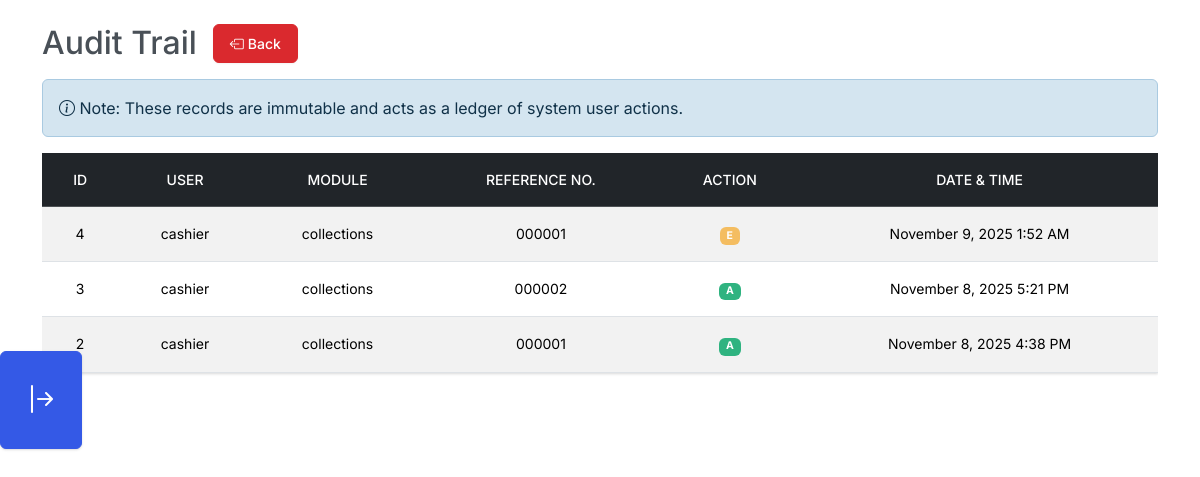
Before: /views/audit.php (signed in) with the older database file.
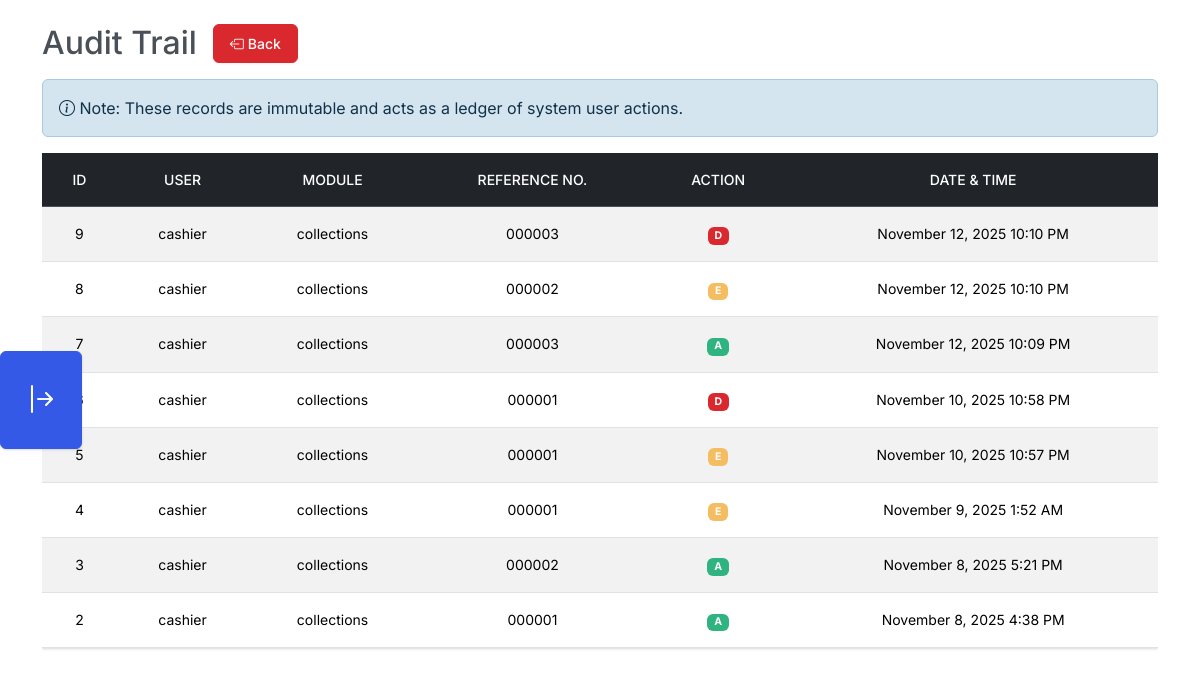
After: the same page with the newer database file.
### tables this page shows
CREATE TABLE IF NOT EXISTS `audit_trail` (
  `id` int unsigned NOT NULL AUTO_INCREMENT,
  `user_id` int unsigned DEFAULT NULL,
  `module` varchar(255) DEFAULT 'collections',
  `refno` varchar(10) DEFAULT NULL,
  `action` varchar(255) DEFAULT NULL,
  `action_datetime` datetime DEFAULT CURRENT_TIMESTAMP,
  PRIMARY KEY (`id`)
);

CREATE TABLE IF NOT EXISTS `users` (
  `id` int NOT NULL AUTO_INCREMENT,
  `name` varchar(100) NOT NULL,
  `password` varchar(255) NOT NULL DEFAULT 'admin123',
  PRIMARY KEY (`id`)
);

### views/audit.php (the view, shortened to what this page needs)
<?php
require("../partials/conn.php");
$audit_sql = "
    SELECT a.id, u.name AS username, a.module, a.refno, a.action, a.action_datetime
    FROM audit_trail a
    LEFT JOIN users u ON a.user_id = u.id
    ORDER BY a.action_datetime DESC
";
$audit_records = $pdo->query($audit_sql)->fetchAll(PDO::FETCH_ASSOC);
?>
<!DOCTYPE html>
<html lang="en">
<head>
    <link href="https://cdn.jsdelivr.net/npm/bootswatch@5.3.8/dist/zephyr/bootstrap.min.css" rel="stylesheet">
    <link href="https://cdn.jsdelivr.net/npm/bootstrap-icons@1.10.5/font/bootstrap-icons.css" rel="stylesheet">
</head>
<body>
    <?php
    include "../partials/navbar.php";
    ?>
    <div class="container mt-4" x-data>
        <div class="my-3 d-flex align-items-center">
            <h2 class="mb-0 me-3">Audit Trail</h2>
            <a href="../menu.php" class="btn btn-danger d-flex align-items-center">
                <i class="bi bi-box-arrow-left me-1"></i> Back
            </a>
        </div>
        <div class="alert alert-info">
            <i class="bi bi-info-circle"></i> Note: These records are immutable and acts as a ledger of system user actions.
        </div>
        <div class="table-responsive">
            <table class="table table-striped table-hover">
                <thead>
                    <tr class="table-dark text-center align-middle">
                        <th>ID</th>
                        <th>User</th>
                        <th>Module</th>
                        <th>Reference No.</th>
                        <th>Action</th>
                        <th>Date & Time</th>
                    </tr>
                </thead>
                <tbody>
                    <?php if (empty($audit_records)): ?>
                        <tr>
                            <td colspan="6" class="text-center text-muted">No audit records found.</td>
                        </tr>
                    <?php else: ?>
                        <?php foreach ($audit_records as $record): ?>
                            <tr class="text-center">
                                <td><?= htmlspecialchars($record['id']) ?></td>
                                <td><?= htmlspecialchars($record['username'] ?? 'Unknown') ?></td>
                                <td><?= htmlspecialchars($record['module']) ?></td>
                                <td><?= htmlspecialchars($record['refno']) ?></td>
                                <td>
                                    <?php
                                    $action = $record['action'];
                                    $badgeClass = match ($action) {
                                        'A' => 'success',
                                        'E' => 'warning',
                                        'D' => 'danger',
                                        default => 'secondary'
                                    };
                                    ?>
                                    <span class="badge bg-<?= $badgeClass ?>">
                                        <?= htmlspecialchars($action) ?>
                                    </span>
                                </td>
                                <td><?= htmlspecialchars(date('F j, Y g:i A', strtotime($record['action_datetime']))) ?></td>
                            </tr>
                        <?php endforeach; ?>
                    <?php endif; ?>
                </tbody>
            </table>
        </div>
    </div>
</body>
</html>

### partials/navbar.php (shortened to what this page needs)
<button
    class="btn btn-primary rounded-end position-fixed top-50 start-0 translate-middle-y shadow-lg sidebar-toggle-btn p-4 fs-2"
    type="button" data-bs-toggle="offcanvas" data-bs-target="#sidebarNav" aria-controls="sidebarNav">
    <i class="bi bi-arrow-bar-right"></i>
</button>

### partials/navbar.php (style rules this page uses)
.sidebar-toggle-btn { z-index: 1045; padding: 6px 10px; transition: background-color 0.3s ease; }

Changed rows visible on the page:
added audit_trail: id "9", user.name "cashier", module "collections", refno "000003", action "D", action_datetime "November 12, 2025 10:10 PM"
added audit_trail: id "8", user.name "cashier", module "collections", refno "000002", action "E", action_datetime "November 12, 2025 10:10 PM"
added audit_trail: id "7", user.name "cashier", module "collections", refno "000003", action "A", action_datetime "November 12, 2025 10:09 PM"
added audit_trail: user.name "cashier", module "collections", refno "000001", action "D", action_datetime "November 10, 2025 10:58 PM"
added audit_trail: id "5", user.name "cashier", module "collections", refno "000001", action "E", action_datetime "November 10, 2025 10:57 PM"
